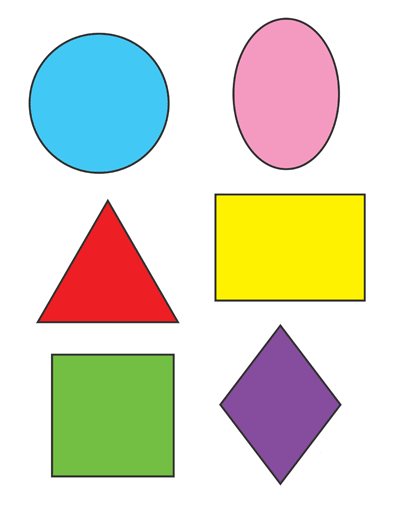
#> input picture OpenCV/shapes.png, 400 x 518 px
$ python q4.py
#> lines starting #> are read from the running program, lines starting #| are printed output that depends on the picture; after the words box and inside, x2 and y2 are one past the last pixel; in counts of white or black regions, pixels touching at a corner belong together
import cv2
import numpy as np
from matplotlib import pyplot as plt

img = cv2.imread("shapes.png")
#> img is the input picture: shape (518, 400, 3); mean B, G, R 200.6, 217.9, 219.9
img = cv2.cvtColor(img, cv2.COLOR_BGR2GRAY)
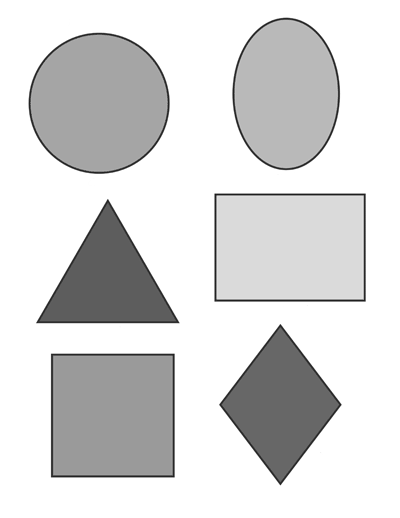
#> img: shape (518, 400); min 23, max 255, mean 216.5
# n=2
# kernel = np.ones((n,n),np.float32)/(n*n)
# dst = cv2.filter2D(img,-1,kernel)
_,thresh = cv2.threshold(img, 240,255, cv2.THRESH_BINARY)
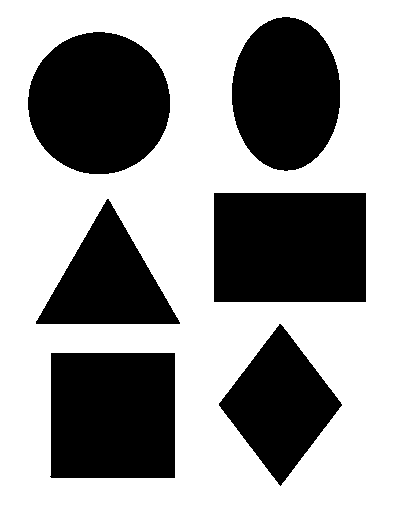
#> thresh: shape (518, 400); 61.3% white; 6 black regions

countours,_ = cv2.findContours(thresh, cv2.RETR_TREE,cv2.CHAIN_APPROX_NONE)
#> countours = 7 contours; box (x1, y1, x2, y2) and area: (0, 0, 400, 518) 206283, (213, 192, 367, 303) 16828, (27, 31, 171, 175) 16032, (49, 352, 176, 479) 15749, (231, 16, 341, 172) 13250, (218, 323, 343, 487) 10256, (35, 198, 181, 325) 9385

for cnt in countours:
    apcnt = cv2.approxPolyDP(cnt, 0.01*cv2.arcLength(cnt,True),True)
    cv2.drawContours(img, [apcnt], 0, (0,0,255), 3)
    x = apcnt.ravel()[0]
    y = apcnt.ravel()[1]
    if len(apcnt) == 3:
        cv2.putText(img, "Triangle", (x,y), cv2.FONT_HERSHEY_COMPLEX, 0.5, (0,0,0))
    elif len(apcnt) == 4:
        area = cv2.contourArea(cnt)
        x, y, w, h = cv2.boundingRect(apcnt)
        barea = w*h
        if barea/area>0.98 and barea/area<1.02:
            ar = w/h
            if ar>0.98 and ar<1.02: #We should keep a margin of error due to the noise
                cv2.putText(img, "Square", (x,y), cv2.FONT_HERSHEY_COMPLEX, 0.5, (0,0,0))
            else:
                cv2.putText(img, "Rectangle", (x,y), cv2.FONT_HERSHEY_COMPLEX, 0.5, (0,0,0))
        else:
            cv2.putText(img, "Diamond/Rhombus", (x,y), cv2.FONT_HERSHEY_COMPLEX, 0.5, (0,0,0))

    else:
        x, y, w, h = cv2.boundingRect(apcnt)
        ar = w/h
        if ar>0.98 and ar<1.02:
            cv2.putText(img, "Circle", (x,y), cv2.FONT_HERSHEY_COMPLEX, 0.5, (0,0,0))
        else:
            cv2.putText(img, "Oval", (x,y), cv2.FONT_HERSHEY_COMPLEX, 0.5, (0,0,0))
#> this loop made 7 passes
#> (apcnt, area, w, h, barea, ar) on passes 1, 2, 5: ([[0, 0], [0, 517], [399, 517], [399, 0]], 206283, 400, 518, 207200, 0.772), ([[50, 353], [174, 352], [175, 477], [51, 478]], 15749, 126, 127, 16002, 0.992), ([[213, 193], [365, 192], [366, 301], [214, 302]], 16828, 154, 111, 17094, 1.39)
#> (apcnt, area, w, h, barea) on pass 3: ([[279, 323], [342, 404], [280, 486], [218, 405]], 10255.5, 125, 164, 20500)
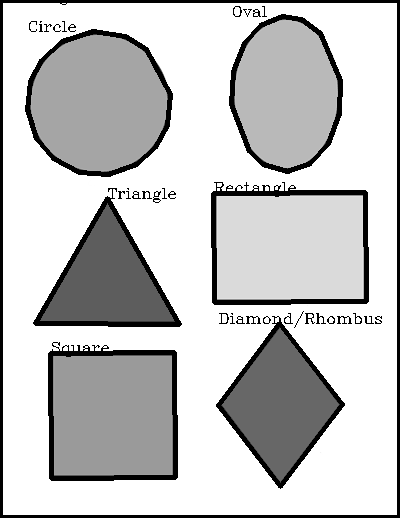
#> img: shape (518, 400); 9.67% of pixels changed, all inside (x1, y1, x2, y2) = (0, 0, 400, 518)


plt.imshow(img,'gray')
plt.show()
